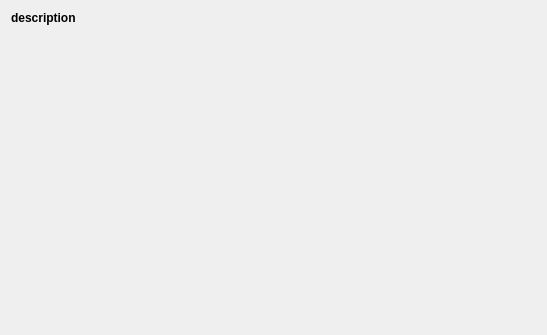
<?xml version="1.0" encoding="UTF-8"?>
<ui version="4.0">
 <class>SimplePage</class>
 <widget class="QWidget" name="SimplePage">
  <property name="geometry">
   <rect>
    <x>0</x>
    <y>0</y>
    <width>547</width>
    <height>335</height>
   </rect>
  </property>
  <layout class="QVBoxLayout" name="verticalLayout_2">
   <item>
    <layout class="QVBoxLayout" name="verticalLayout">
     <item>
      <widget class="QWidget" name="widget" native="true">
       <layout class="QVBoxLayout" name="verticalLayout_4">
        <property name="margin">
         <number>0</number>
        </property>
        <item>
         <layout class="QVBoxLayout" name="descriptionLayout">
          <item>
           <widget class="QLabel" name="descriptionL">
            <property name="sizePolicy">
             <sizepolicy hsizetype="Expanding" vsizetype="Preferred">
              <horstretch>0</horstretch>
              <verstretch>0</verstretch>
             </sizepolicy>
            </property>
            <property name="font">
             <font>
              <weight>75</weight>
              <bold>true</bold>
             </font>
            </property>
            <property name="text">
             <string notr="true">description</string>
            </property>
            <property name="wordWrap">
             <bool>true</bool>
            </property>
            <property name="margin">
             <number>5</number>
            </property>
           </widget>
          </item>
         </layout>
        </item>
        <item>
         <spacer name="verticalSpacer">
          <property name="orientation">
           <enum>Qt::Vertical</enum>
          </property>
          <property name="sizeHint" stdset="0">
           <size>
            <width>20</width>
            <height>40</height>
           </size>
          </property>
         </spacer>
        </item>
       </layout>
      </widget>
     </item>
    </layout>
   </item>
  </layout>
 </widget>
 <resources/>
 <connections/>
</ui>
